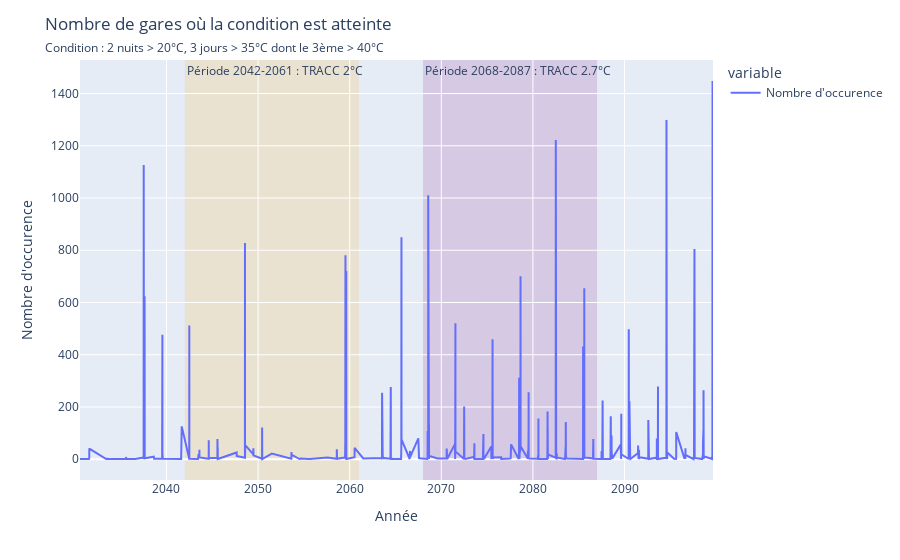

Write notebook code for a chart like this one.
### Code cell
fig = px.line(data_frame=df_to_plot.dropna()[df_to_plot['time'] > pd.to_datetime("2030-01-01", yearfirst=True)],
              x='time', y=['Nombre d\'occurence'])#, 'mean'])
fig.add_vrect(
    x0=pd.to_datetime("2042-01-01", yearfirst=True), x1=pd.to_datetime("2061-01-01", yearfirst=True),
    fillcolor="orange", opacity=0.15,
    layer="below", line_width=0,
    annotation_text="Période 2042-2061 : TRACC 2°C", annotation_position="top left"
)
fig.add_vrect(
    x0=pd.to_datetime("2068-01-01", yearfirst=True), x1=pd.to_datetime("2087-01-01", yearfirst=True),
    fillcolor="purple", opacity=0.15,
    layer="below", line_width=0,
    annotation_text="Période 2068-2087 : TRACC 2.7°C", annotation_position="top left"
)
title = "Nombre de gares où la condition est atteinte"
subtitle = "Condition : 2 nuits > 20°C, 3 jours > 35°C dont le 3ème > 40°C"
fig.update_layout(
    title={
        'text': f"{title}<br><span style='font-size:12px;'>{subtitle}</span>",
    }
)
fig.update_yaxes(title="Nombre d'occurence")
fig.update_xaxes(title="Année")
fig.show()

### Figure 1 — Plotly figure (JSON) as saved in the notebook; plotly's stock layout.template omitted (floating-point values rounded to 4 significant figures; data arrays with more than 128 entries replaced by an {"elided": "..."} marker saying what was removed)
{"data": [{"hovertemplate": "variable=Nombre d'occurence<br>time=%{x}<br>value=%{y}<extra></extra>", "legendgroup": "Nombre d'occurence", "line": {"color": "#636efa", "dash": "solid"}, "marker": {"symbol": "circle"}, "mode": "lines", "name": "Nombre d'occurence", "orientation": "v", "showlegend": true, "type": "scatter", "x": {"elided": "764 str values"}, "xaxis": "x", "y": {"elided": "764 int values"}, "yaxis": "y"}], "layout": {"annotations": [{"showarrow": false, "text": "Période 2042-2061 : TRACC 2°C", "x": "2042-01-01T00:00:00", "xanchor": "left", "xref": "x", "y": 1, "yanchor": "top", "yref": "y domain"}, {"showarrow": false, "text": "Période 2068-2087 : TRACC 2.7°C", "x": "2068-01-01T00:00:00", "xanchor": "left", "xref": "x", "y": 1, "yanchor": "top", "yref": "y domain"}], "legend": {"title": {"text": "variable"}, "tracegroupgap": 0}, "margin": {"t": 60}, "shapes": [{"fillcolor": "orange", "layer": "below", "line": {"width": 0}, "opacity": 0.15, "type": "rect", "x0": "2042-01-01T00:00:00", "x1": "2061-01-01T00:00:00", "xref": "x", "y0": 0, "y1": 1, "yref": "y domain"}, {"fillcolor": "purple", "layer": "below", "line": {"width": 0}, "opacity": 0.15, "type": "rect", "x0": "2068-01-01T00:00:00", "x1": "2087-01-01T00:00:00", "xref": "x", "y0": 0, "y1": 1, "yref": "y domain"}], "title": {"text": "Nombre de gares où la condition est atteinte<br><span style='font-size:12px;'>Condition : 2 nuits > 20°C, 3 jours > 35°C dont le 3ème > 40°C</span>"}, "xaxis": {"anchor": "y", "domain": [0, 1], "title": {"text": "Année"}}, "yaxis": {"anchor": "x", "domain": [0, 1], "title": {"text": "Nombre d'occurence"}}}}
